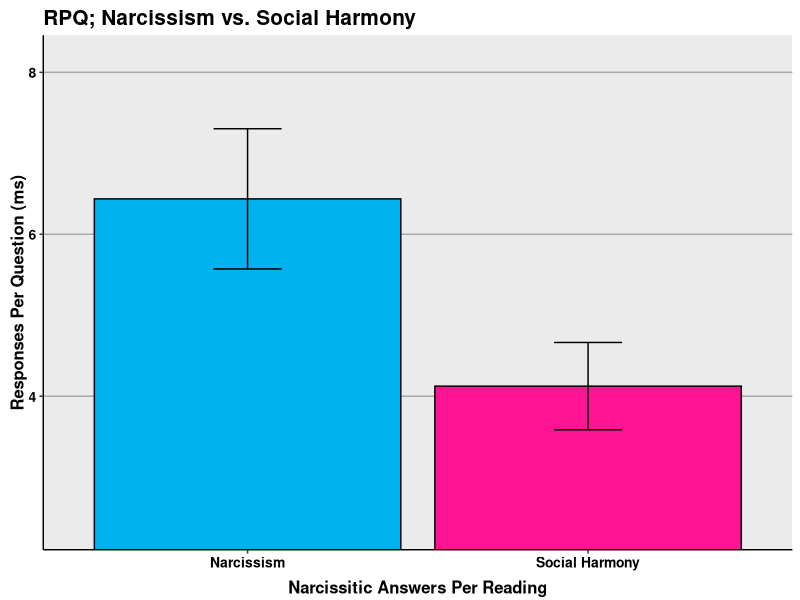

Source code (R):
## ---- chunk 1
dat<-read.csv("narcis.csv")
## ---- chunk 2
str(dat)
## ---- chunk 3
mean(dat$RPQ[dat$group=="soc.harm"])
mean(dat$RPQ[dat$group=="narcis"])
## ---- chunk 4
t.test(dat$RPQ[dat$Group=="soc.harm"],
            dat$RPQ[dat$Group=="narcis. "],
                  var.equal=TRUE)
## ---- chunk 5
library(ggplot2)
library(gplots)
library(dplyr)
## ---- chunk 6
temp<-dat%>%group_by(Group)%>%
  summarize(means=mean(RPQ),
            sems=sd(RPQ)/sqrt(length(RPQ)))
## ---- chunk 7
f<-ggplot(temp,aes(x=factor(Group),y=means))+
  geom_bar(stat="identity", color="black",
           fill=c("deepskyblue2", "deeppink"))+
  geom_errorbar(aes(ymax=means+sems,
                    ymin=means-sems),
                width=.2)+
  ggtitle("RPQ; Narcissism vs. Social Harmony")+
  labs(x="Narcissitic Answers Per Reading", y="Responses Per Question (ms)")+
  scale_x_discrete(breaks=c("narcis. ","soc.harm"),
                   labels=c("Narcissism","Social Harmony"))+
  theme(plot.title=element_text(size=15,
                                face="bold",
                                vjust=.5))+
  theme(axis.title.x=element_text(size=12,
                                  face="bold",
                                  vjust=-.25))+
  theme(axis.title.y=element_text(size=12,
                                  face="bold",
                                  vjust=.25))+
  theme(axis.text.x=element_text(size=10,
                                 face="bold",
                                 color="black"))+
  theme(axis.text.y=element_text(size=10,
                                 face="bold",
                                 color="black"))+
  coord_cartesian(ylim=c(min(temp$means)-2*max(temp$sems),
                         max(temp$means)+2*max(temp$sems)))+
  theme(panel.border=element_blank(),
        axis.line=element_line())+
  theme(panel.grid.major.x=element_blank())+
  theme(panel.grid.major.y=element_line(color="darkgrey"))+
  theme(panel.grid.minor.y=element_blank())
f
